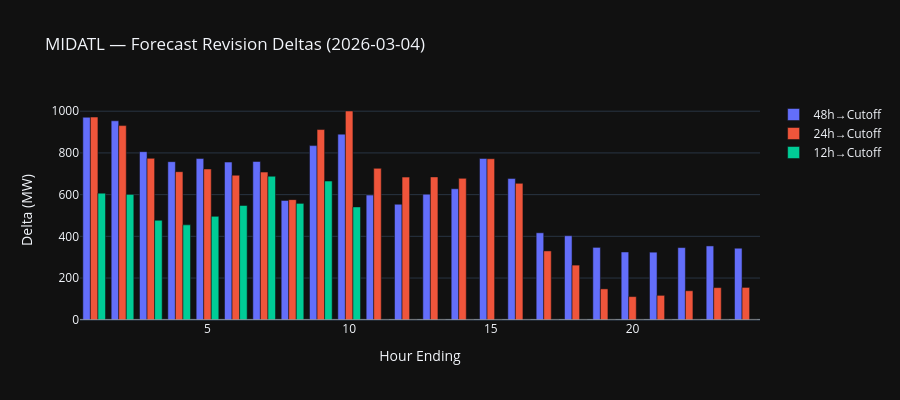
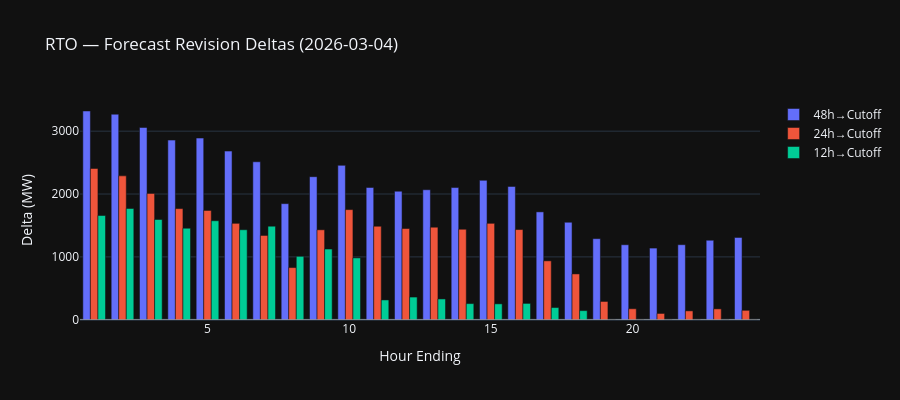

These figures' notebook cell, in order:
### Markdown cell above
## 4. Forecast Deltas — MW Changes at Each Lookback

### Code cell
# Grouped bar charts: delta_12h, delta_24h, delta_48h by hour_ending for latest date
for region in regions:
    rdf = df_latest[df_latest["region"] == region].sort_values("hour_ending")

    fig = go.Figure()
    for col, label, color in [
        ("delta_48h", "48h→Cutoff", "#636EFA"),
        ("delta_24h", "24h→Cutoff", "#EF553B"),
        ("delta_12h", "12h→Cutoff", "#00CC96"),
    ]:
        fig.add_trace(go.Bar(
            x=rdf["hour_ending"], y=rdf[col],
            name=label, marker_color=color,
        ))

    fig.update_layout(
        barmode="group",
        title=f"{region} — Forecast Revision Deltas ({latest_date})",
        xaxis_title="Hour Ending", yaxis_title="Delta (MW)",
        template="plotly_dark", height=400,
    )
    fig.add_hline(y=0, line_color="white", line_width=0.5)
    fig.show()

### Figure 1 — Plotly figure (JSON) as saved in the notebook; plotly's stock layout.template omitted (floating-point values rounded to 4 significant figures)
{"data": [{"marker": {"color": "#636EFA"}, "name": "48h→Cutoff", "type": "bar", "x": [1, 2, 3, 4, 5, 6, 7, 8, 9, 10, 11, 12, 13, 14, 15, 16, 17, 18, 19, 20, 21, 22, 23, 24], "y": [971.0, 954.0, 806.0, 758.0, 773.0, 756.0, 759.0, 572.0, 835.0, 890.0, 598.0, 554.0, 602.0, 628.0, 773.0, 677.0, 417.0, 403.0, 347.0, 325.0, 324.0, 346.0, 354.0, 343.0]}, {"marker": {"color": "#EF553B"}, "name": "24h→Cutoff", "type": "bar", "x": [1, 2, 3, 4, 5, 6, 7, 8, 9, 10, 11, 12, 13, 14, 15, 16, 17, 18, 19, 20, 21, 22, 23, 24], "y": [972.0, 931.0, 774.0, 710.0, 723.0, 693.0, 708.0, 576.0, 912.0, 1001.0, 726.0, 684.0, 685.0, 678.0, 772.0, 654.0, 330.0, 262.0, 148.0, 111.0, 117.0, 139.0, 154.0, 155.0]}, {"marker": {"color": "#00CC96"}, "name": "12h→Cutoff", "type": "bar", "x": [1, 2, 3, 4, 5, 6, 7, 8, 9, 10, 11, 12, 13, 14, 15, 16, 17, 18, 19, 20, 21, 22, 23, 24], "y": [607.0, 601.0, 477.0, 455.0, 496.0, 548.0, 688.0, 558.0, 665.0, 541.0, 0.0, 0.0, 0.0, 0.0, 0.0, 0.0, 0.0, 0.0, 0.0, 0.0, 0.0, 0.0, 0.0, 0.0]}], "layout": {"barmode": "group", "height": 400, "shapes": [{"line": {"color": "white", "width": 0.5}, "type": "line", "x0": 0, "x1": 1, "xref": "x domain", "y0": 0, "y1": 0, "yref": "y"}], "title": {"text": "MIDATL — Forecast Revision Deltas (2026-03-04)"}, "xaxis": {"title": {"text": "Hour Ending"}}, "yaxis": {"title": {"text": "Delta (MW)"}}}}

### Figure 2 — Plotly figure (JSON) as saved in the notebook; plotly's stock layout.template omitted (floating-point values rounded to 4 significant figures)
{"data": [{"marker": {"color": "#636EFA"}, "name": "48h→Cutoff", "type": "bar", "x": [1, 2, 3, 4, 5, 6, 7, 8, 9, 10, 11, 12, 13, 14, 15, 16, 17, 18, 19, 20, 21, 22, 23, 24], "y": [3321.0, 3270.0, 3059.0, 2858.0, 2890.0, 2683.0, 2513.0, 1847.0, 2276.0, 2456.0, 2104.0, 2045.0, 2068.0, 2103.0, 2218.0, 2121.0, 1716.0, 1551.0, 1290.0, 1193.0, 1140.0, 1194.0, 1265.0, 1309.0]}, {"marker": {"color": "#EF553B"}, "name": "24h→Cutoff", "type": "bar", "x": [1, 2, 3, 4, 5, 6, 7, 8, 9, 10, 11, 12, 13, 14, 15, 16, 17, 18, 19, 20, 21, 22, 23, 24], "y": [2406.0, 2289.0, 2009.0, 1768.0, 1740.0, 1534.0, 1341.0, 830.0, 1431.0, 1752.0, 1487.0, 1451.0, 1472.0, 1440.0, 1534.0, 1435.0, 937.0, 729.0, 291.0, 175.0, 100.0, 141.0, 173.0, 150.0]}, {"marker": {"color": "#00CC96"}, "name": "12h→Cutoff", "type": "bar", "x": [1, 2, 3, 4, 5, 6, 7, 8, 9, 10, 11, 12, 13, 14, 15, 16, 17, 18, 19, 20, 21, 22, 23, 24], "y": [1658.0, 1770.0, 1595.0, 1456.0, 1575.0, 1432.0, 1489.0, 1009.0, 1125.0, 984.0, 315.0, 361.0, 331.0, 257.0, 253.0, 260.0, 194.0, 145.0, 0.0, 0.0, 0.0, 0.0, 0.0, 0.0]}], "layout": {"barmode": "group", "height": 400, "shapes": [{"line": {"color": "white", "width": 0.5}, "type": "line", "x0": 0, "x1": 1, "xref": "x domain", "y0": 0, "y1": 0, "yref": "y"}], "title": {"text": "RTO — Forecast Revision Deltas (2026-03-04)"}, "xaxis": {"title": {"text": "Hour Ending"}}, "yaxis": {"title": {"text": "Delta (MW)"}}}}
